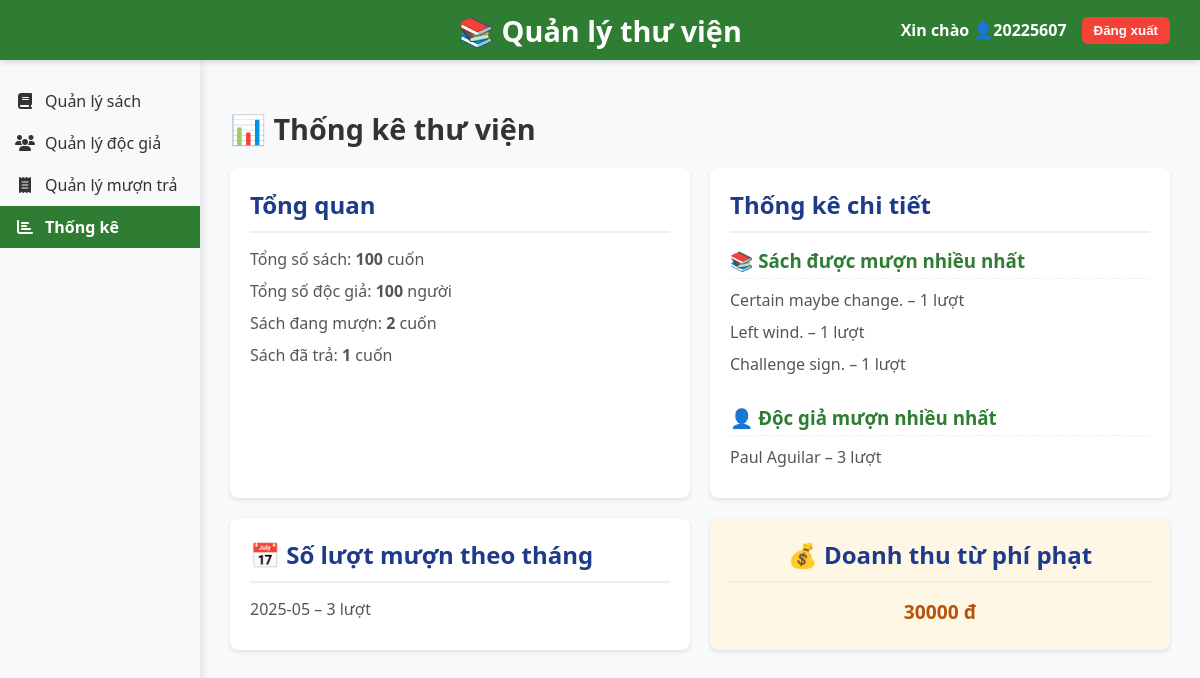
The app's page /stats (signed in), older data.
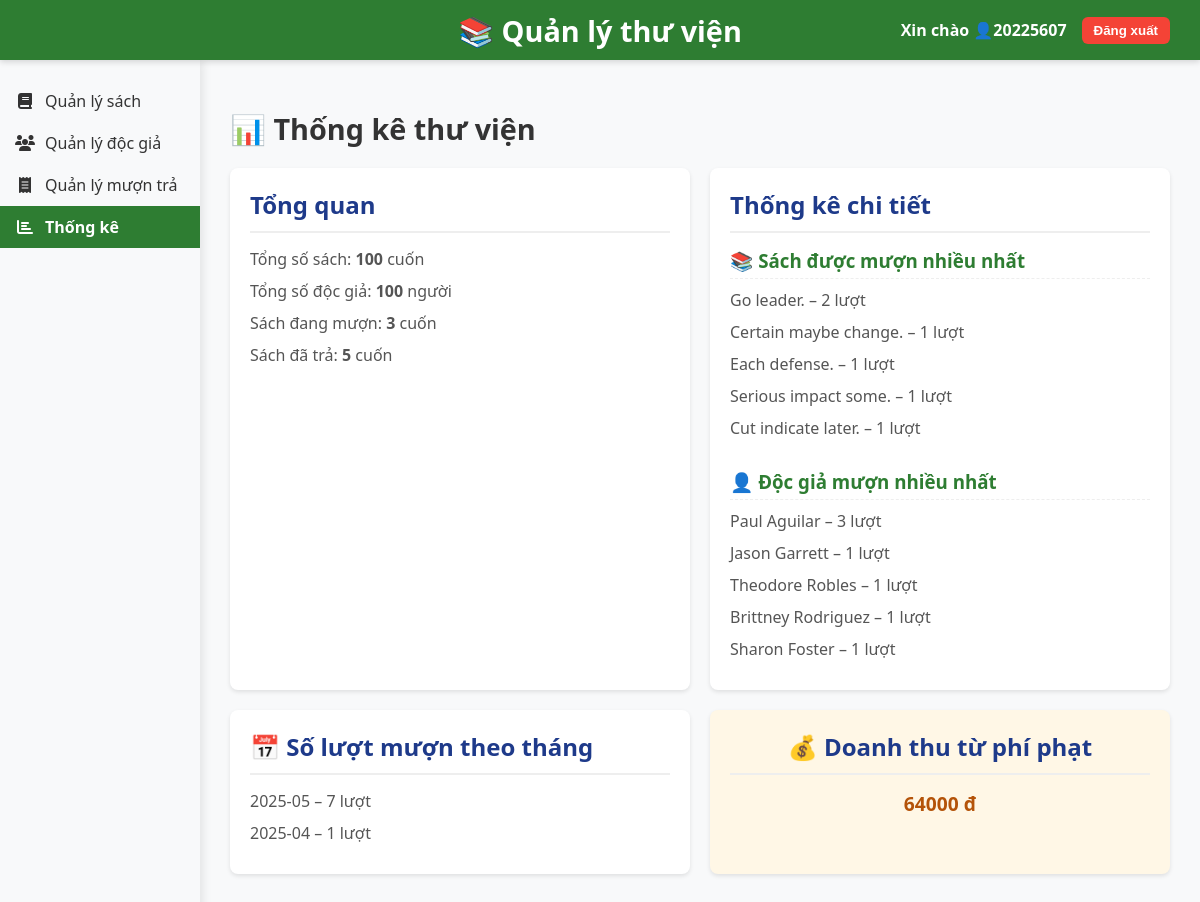
The same page, newer data.
### tables this page shows
CREATE TABLE books (
        id INTEGER PRIMARY KEY AUTOINCREMENT,
        title TEXT NOT NULL,
        author TEXT NOT NULL,
        category TEXT,
        publisher TEXT,
        year INTEGER,
        quantity INTEGER NOT NULL
    );

CREATE TABLE readers (
        id INTEGER PRIMARY KEY AUTOINCREMENT,
        name TEXT NOT NULL,
        dob TEXT NOT NULL,
        email TEXT NOT NULL,
        phone TEXT NOT NULL,
        address TEXT,
        register_date TEXT NOT NULL
    );

### app.py (the view)
@app.route('/stats')
@login_required
def statistics():
    conn = sqlite3.connect(DB_PATH)
    cursor = conn.cursor()
    cursor.execute('SELECT COUNT(*) FROM books')
    total_books = cursor.fetchone()[0]
    cursor.execute('SELECT COUNT(*) FROM readers')
    total_readers = cursor.fetchone()[0]
    cursor.execute('SELECT COUNT(*) FROM borrows WHERE return_date IS NULL')
    borrowed_books = cursor.fetchone()[0]
    cursor.execute('SELECT COUNT(*) FROM borrows WHERE return_date IS NOT NULL')
    returned_books = cursor.fetchone()[0]
    cursor.execute('''
        SELECT SUM(fine) AS total_fine
        FROM borrows
        WHERE fine > 0
    ''')
    fine_revenue = cursor.fetchone()[0] or 0
    cursor.execute('''
        SELECT b.title, COUNT(*) AS total
        FROM borrows bo
        JOIN books b ON bo.book_id = b.id
        GROUP BY bo.book_id
        ORDER BY total DESC
        LIMIT 5
    ''')
    top_books = cursor.fetchall()
    cursor.execute('''
        SELECT r.name, COUNT(*) AS total
        FROM borrows bo
        JOIN readers r ON bo.reader_id = r.id
        GROUP BY bo.reader_id
        ORDER BY total DESC
        LIMIT 5
    ''')
    top_readers = cursor.fetchall()
    cursor.execute('''
        SELECT strftime('%Y-%m', borrow_date) AS month, COUNT(*) AS total
        FROM borrows
        GROUP BY month
        ORDER BY month DESC
        LIMIT 6
    ''')
    monthly_stats = cursor.fetchall()
    conn.close()
    return render_template('stats.html',
                           total_books=total_books,
                           total_readers=total_readers,
                           borrowed_books=borrowed_books,
                           returned_books=returned_books,
                           fine_revenue=fine_revenue,
                           top_books=top_books,
                           top_readers=top_readers,
                           monthly_stats=monthly_stats)

### app.py (called while the page is built)
def login_required(f):
    @wraps(f)
    def decorated_function(*args, **kwargs):
        if 'user_id' not in session:
            return redirect('/login')
        return f(*args, **kwargs)
    return decorated_function

### templates/stats.html (shortened to what this page needs)
<!DOCTYPE html>
<html lang="vi">
<head>
    <link rel="stylesheet" href="https://cdnjs.cloudflare.com/ajax/libs/font-awesome/6.4.0/css/all.min.css" />
</head>
<body>
    <header>
        <div class="library-name">📚 Quản lý thư viện</div>
        <div class="user-info">
            <span>Xin chào 👤{{ session.get('username') }}</span>
            <button onclick="confirmLogout()">Đăng xuất</button>
        </div>
    </header>
    <div class="content-wrapper">
        <nav class="sidebar">
            <a href="/" class="sidebar-item">
                <i class="fas fa-book"></i> <span>Quản lý sách</span>
            </a>
            <a href="/readers" class="sidebar-item">
                <i class="fas fa-users"></i> <span>Quản lý độc giả</span>
            </a>
            <a href="/borrows" class="sidebar-item">
                <i class="fas fa-receipt"></i> <span>Quản lý mượn trả</span>
            </a>
            <a href="/stats" class="sidebar-item active">
                <i class="fas fa-chart-bar"></i> <span>Thống kê</span>
            </a>
        </nav>
        <main class="main-content">
            <h1>📊 Thống kê thư viện</h1>
            <div class="statistics-container">
                <section class="summary-item">
                    <h2>Tổng quan</h2>
                    <ul>
                        <li>Tổng số sách: <strong>{{ total_books }}</strong> cuốn</li>
                        <li>Tổng số độc giả: <strong>{{ total_readers }}</strong> người</li>
                        <li>Sách đang mượn: <strong>{{ borrowed_books }}</strong> cuốn</li>
                        <li>Sách đã trả: <strong>{{ returned_books }}</strong> cuốn</li>
                    </ul>
                </section>
                <section class="combined-detail-section">
                    <h2>Thống kê chi tiết</h2>
                    <div class="content-wrapper-inner">
                        <div class="sub-section">
                            <h3>📚 Sách được mượn nhiều nhất</h3>
                            <ul>
                                {% for title, count in top_books %}
                                <li>{{ title }} – {{ count }} lượt</li>
                                {% endfor %}
                            </ul>
                        </div>
                        <div class="sub-section">
                            <h3>👤 Độc giả mượn nhiều nhất</h3>
                            <ul>
                                {% for name, count in top_readers %}
                                <li>{{ name }} – {{ count }} lượt</li>
                                {% endfor %}
                            </ul>
                        </div>
                    </div>
                </section>
                <section class="detail-section">
                    <h2>📅 Số lượt mượn theo tháng</h2>
                    <ul>
                        {% for month, count in monthly_stats %}
                        <li>{{ month }} – {{ count }} lượt</li>
                        {% endfor %}
                    </ul>
                </section>
                <section class="fine-revenue">
                    <h2>💰 Doanh thu từ phí phạt</h2>
                    <p><strong>{{ fine_revenue }}</strong> đ</p>
                </section>
            </div>
        </main>
    </div>
</body>
</html>

Row changes from the older to the newer data that the page shows:
no longer on this page (row unchanged): books: title "Left wind.", count "1"
no longer on this page (row edited): books: title "Challenge sign.", id "1"
now on this page (row edited): books: title "Go leader.", count "2"
now on this page (row edited): books: title "Each defense.", count "1"
now on this page (row edited): books: title "Serious impact some.", count "1"
now on this page (row unchanged): books: title "Cut indicate later.", count "1"
now on this page (row unchanged): readers: name "Jason Garrett", count "1"
now on this page (row unchanged): readers: name "Theodore Robles", count "1"
now on this page (row unchanged): readers: name "Brittney Rodriguez", count "1"
now on this page (row unchanged): readers: name "Sharon Foster", count "1"
Text that changed along with them:
{{ borrowed_books }}: "2" → "3"
{{ returned_books }}: "1" → "5"
{{ fine_revenue }}: "30000" → "64000"
new list line: "2025-05 – 7 lượt"
new list line: "2025-04 – 1 lượt"
list line gone: "2025-05 – 3 lượt"
